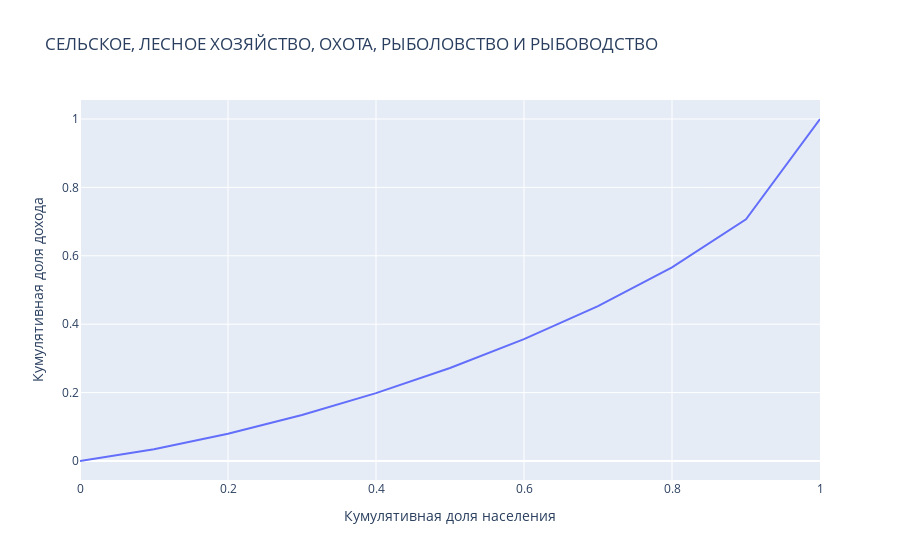
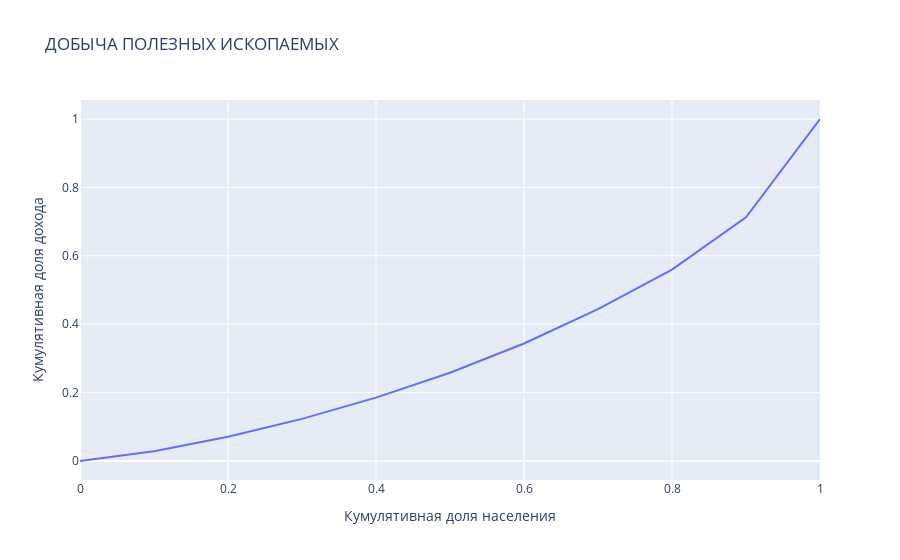
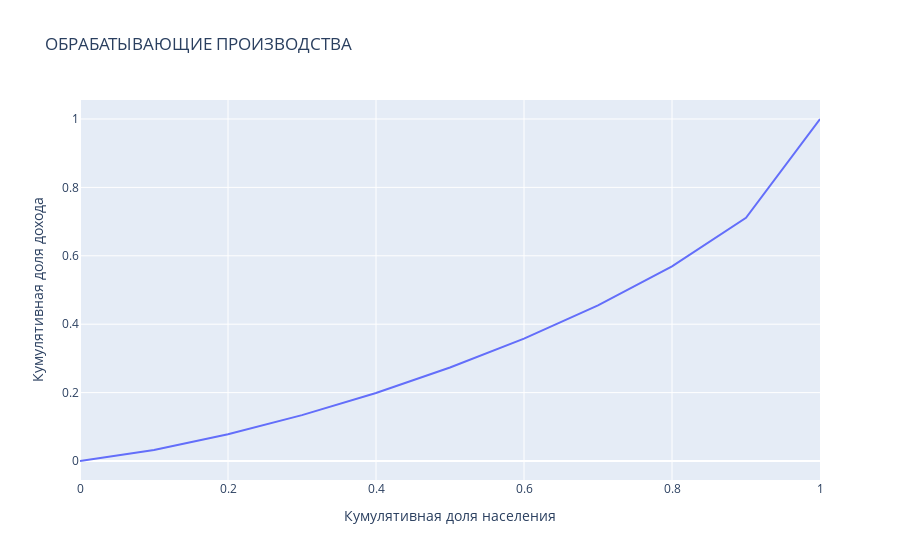
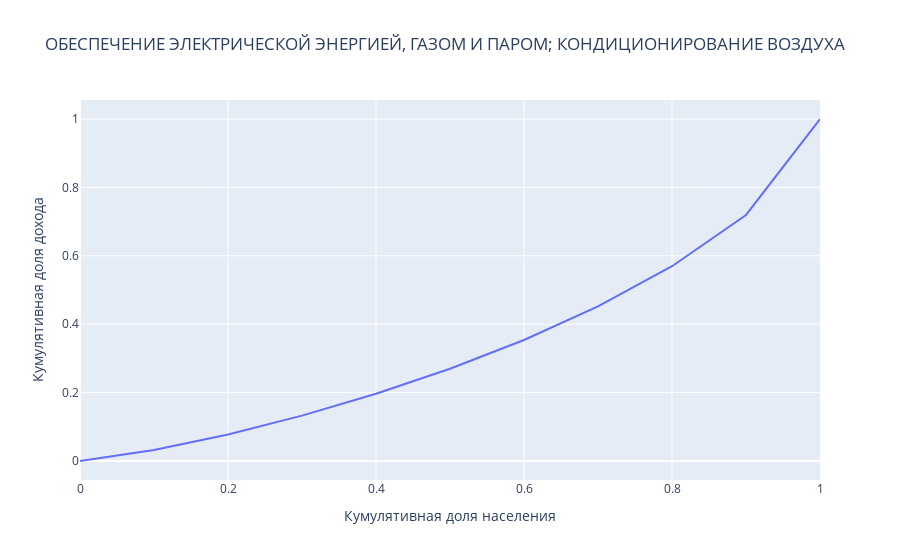

The cell these charts' notebook holds for them, in order:
### Code cell
data_2019 = data[data['Год'] == 2019]
Gini=[]
for branch in data_2019.iterrows():
    X_k = np.arange(0.1, 1.1, 0.1)
    X_k_1 = shift(X_k, 1, cval=0)
    income_k = np.cumsum(branch[1][2:-1].to_list())
    cum_income = income_k/income_k[-1]

    cum_income_k_1 = shift(cum_income, 1, cval=0)
    Gini.append(1 - np.sum((X_k - X_k_1) * (cum_income + cum_income_k_1)))
    line = pd.DataFrame(
        {
            "Кумулятивная доля населения": np.insert(X_k,0,0),
            "Кумулятивная доля дохода": np.insert(cum_income,0,0),
        },
    )     
    fig = px.line(line, x='Кумулятивная доля населения', y='Кумулятивная доля дохода', title=branch[1][1])
    fig.show()

### Figure 1 — Plotly figure (JSON) as saved in the notebook; plotly's stock layout.template omitted (floating-point values rounded to 4 significant figures)
{"data": [{"hovertemplate": "Кумулятивная доля населения=%{x}<br>Кумулятивная доля дохода=%{y}<extra></extra>", "legendgroup": "", "line": {"color": "#636efa", "dash": "solid"}, "marker": {"symbol": "circle"}, "mode": "lines", "name": "", "orientation": "v", "showlegend": false, "type": "scatter", "x": [0, 0.1, 0.2, 0.3, 0.4, 0.5, 0.6, 0.7, 0.8, 0.9, 1], "xaxis": "x", "y": [0, 0.03462, 0.07958, 0.1343, 0.1984, 0.2721, 0.3563, 0.453, 0.5662, 0.7069, 1], "yaxis": "y"}], "layout": {"legend": {"tracegroupgap": 0}, "title": {"text": "СЕЛЬСКОЕ, ЛЕСНОЕ ХОЗЯЙСТВО, ОХОТА, РЫБОЛОВСТВО И РЫБОВОДСТВО"}, "xaxis": {"anchor": "y", "domain": [0, 1], "title": {"text": "Кумулятивная доля населения"}}, "yaxis": {"anchor": "x", "domain": [0, 1], "title": {"text": "Кумулятивная доля дохода"}}}}

### Figure 2 — Plotly figure (JSON) as saved in the notebook; plotly's stock layout.template omitted (floating-point values rounded to 4 significant figures)
{"data": [{"hovertemplate": "Кумулятивная доля населения=%{x}<br>Кумулятивная доля дохода=%{y}<extra></extra>", "legendgroup": "", "line": {"color": "#636efa", "dash": "solid"}, "marker": {"symbol": "circle"}, "mode": "lines", "name": "", "orientation": "v", "showlegend": false, "type": "scatter", "x": [0, 0.1, 0.2, 0.3, 0.4, 0.5, 0.6, 0.7, 0.8, 0.9, 1], "xaxis": "x", "y": [0, 0.02842, 0.07085, 0.1231, 0.1852, 0.2581, 0.3437, 0.4439, 0.5594, 0.7128, 1], "yaxis": "y"}], "layout": {"legend": {"tracegroupgap": 0}, "title": {"text": "ДОБЫЧА ПОЛЕЗНЫХ ИСКОПАЕМЫХ"}, "xaxis": {"anchor": "y", "domain": [0, 1], "title": {"text": "Кумулятивная доля населения"}}, "yaxis": {"anchor": "x", "domain": [0, 1], "title": {"text": "Кумулятивная доля дохода"}}}}

### Figure 3 — Plotly figure (JSON) as saved in the notebook; plotly's stock layout.template omitted (floating-point values rounded to 4 significant figures)
{"data": [{"hovertemplate": "Кумулятивная доля населения=%{x}<br>Кумулятивная доля дохода=%{y}<extra></extra>", "legendgroup": "", "line": {"color": "#636efa", "dash": "solid"}, "marker": {"symbol": "circle"}, "mode": "lines", "name": "", "orientation": "v", "showlegend": false, "type": "scatter", "x": [0, 0.1, 0.2, 0.3, 0.4, 0.5, 0.6, 0.7, 0.8, 0.9, 1], "xaxis": "x", "y": [0, 0.03206, 0.07808, 0.134, 0.199, 0.2733, 0.3579, 0.455, 0.5692, 0.7112, 1], "yaxis": "y"}], "layout": {"legend": {"tracegroupgap": 0}, "title": {"text": "ОБРАБАТЫВАЮЩИЕ ПРОИЗВОДСТВА"}, "xaxis": {"anchor": "y", "domain": [0, 1], "title": {"text": "Кумулятивная доля населения"}}, "yaxis": {"anchor": "x", "domain": [0, 1], "title": {"text": "Кумулятивная доля дохода"}}}}

### Figure 4 — Plotly figure (JSON) as saved in the notebook; plotly's stock layout.template omitted (floating-point values rounded to 4 significant figures)
{"data": [{"hovertemplate": "Кумулятивная доля населения=%{x}<br>Кумулятивная доля дохода=%{y}<extra></extra>", "legendgroup": "", "line": {"color": "#636efa", "dash": "solid"}, "marker": {"symbol": "circle"}, "mode": "lines", "name": "", "orientation": "v", "showlegend": false, "type": "scatter", "x": [0, 0.1, 0.2, 0.3, 0.4, 0.5, 0.6, 0.7, 0.8, 0.9, 1], "xaxis": "x", "y": [0, 0.03236, 0.07771, 0.1326, 0.1965, 0.2697, 0.3539, 0.452, 0.5695, 0.7194, 1], "yaxis": "y"}], "layout": {"legend": {"tracegroupgap": 0}, "title": {"text": "ОБЕСПЕЧЕНИЕ ЭЛЕКТРИЧЕСКОЙ ЭНЕРГИЕЙ, ГАЗОМ И ПАРОМ; КОНДИЦИОНИРОВАНИЕ ВОЗДУХА"}, "xaxis": {"anchor": "y", "domain": [0, 1], "title": {"text": "Кумулятивная доля населения"}}, "yaxis": {"anchor": "x", "domain": [0, 1], "title": {"text": "Кумулятивная доля дохода"}}}}
